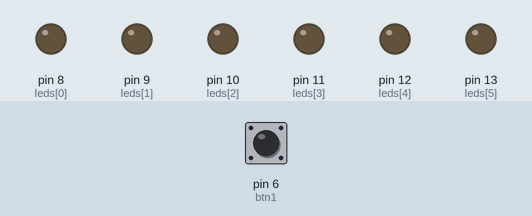
Simulated run of this sketch. Board: Arduino Uno, built with avr-gcc and run on an emulated ATmega328P. On the bench: output pins drawn as LEDs (lit = HIGH). The inputs (shaded band) are chosen by the test bench; at power-on: pin 6 (btn1) LOW.

Above: at 1.2 s.
1.3 s: pin 6 (btn1) pulled HIGH for 3.2 s
At 5.3 s:
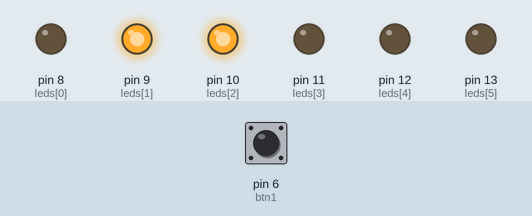
6.0 s: pin 6 (btn1) pulled HIGH for 0.15 s
At 6.6 s:
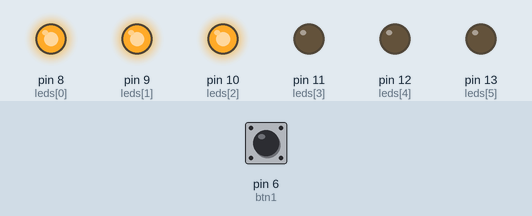
7.8 s: pin 6 (btn1) pulled HIGH for 1 s
At 9.6 s:
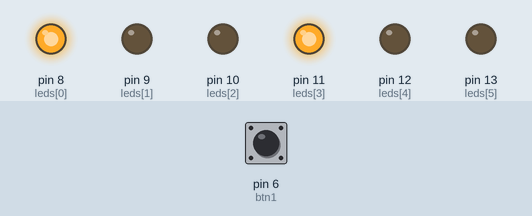
10.3 s: pin 6 (btn1) pulled HIGH for 0.15 s
At 11.1 s:
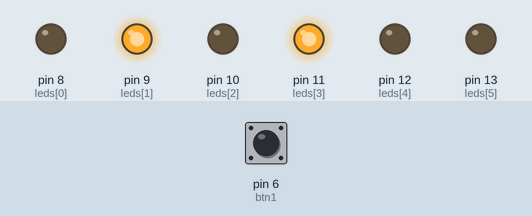
12.1 s: pin 6 (btn1) pulled HIGH for 0.15 s
At 13.6 s:
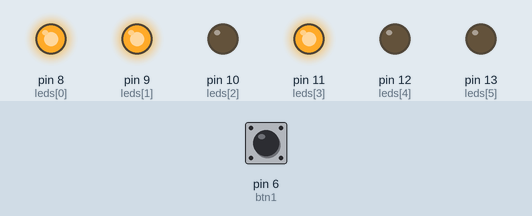
13.9 s: pin 6 (btn1) pulled HIGH for 1 s
At 15.5 s:
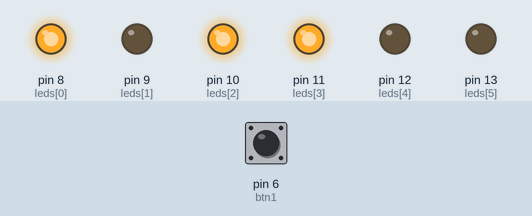
Timing chart, 0 to 17.0 s (numbered marks = the images above; inputs shaded):
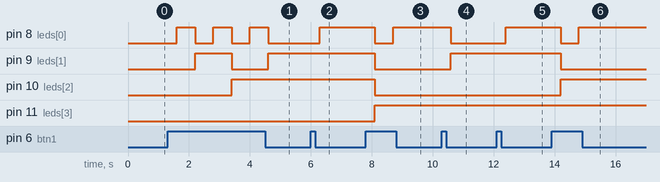

The sketch:

binario.ino
```cpp
#define btn1 6
#define btn2 7
int leds[6] = {8,9,10,11,12,13};
int i =0;
int cont=0;
void setup() {

      for(i=0;i<6;i++){
        pinMode(leds[i], OUTPUT);
        }
        i=0;
        pinMode(btn1, INPUT);


}

void loop() {

  if (digitalRead(btn1)== HIGH){
      cont=cont+1;
      delay(300);

              int i=0, j=0;

            if(cont>=0 && cont<=64){
              for(j=0;j<6;j++){
                if(((cont>>j)&1)==1){
                  digitalWrite(leds[j], HIGH);
                  }
                    else digitalWrite (leds[j], LOW);
                }
                  delay(300);
            }
            }

}
```

Measured:
- after the input at 1.3 s, pin 8 (leds[0]): alternates HIGH for 0.60 s and LOW for 0.60 s, 6 changes in all, then stays LOW, starting after 0.30 s; pin 9 (leds[1]): LOW → HIGH after 0.90 s, → LOW 1.2 s later, → HIGH 1.2 s later; pin 10 (leds[2]): LOW → HIGH after 2.1 s
- after the input at 6.0 s, pin 8 (leds[0]): LOW → HIGH after 0.30 s
- after the input at 7.8 s, pin 8 (leds[0]): HIGH → LOW after 0.30 s, → HIGH 0.60 s later; pin 9 (leds[1]), pin 10 (leds[2]): HIGH → LOW after 0.30 s; pin 11 (leds[3]): LOW → HIGH after 0.30 s
- after the input at 10.3 s, pin 8 (leds[0]): HIGH → LOW after 0.30 s; pin 9 (leds[1]): LOW → HIGH after 0.30 s
- after the input at 12.1 s, pin 8 (leds[0]): LOW → HIGH after 0.30 s
- after the input at 13.9 s, pin 8 (leds[0]): HIGH → LOW after 0.30 s, → HIGH 0.60 s later; pin 9 (leds[1]): HIGH → LOW after 0.30 s; pin 10 (leds[2]): LOW → HIGH after 0.30 s
